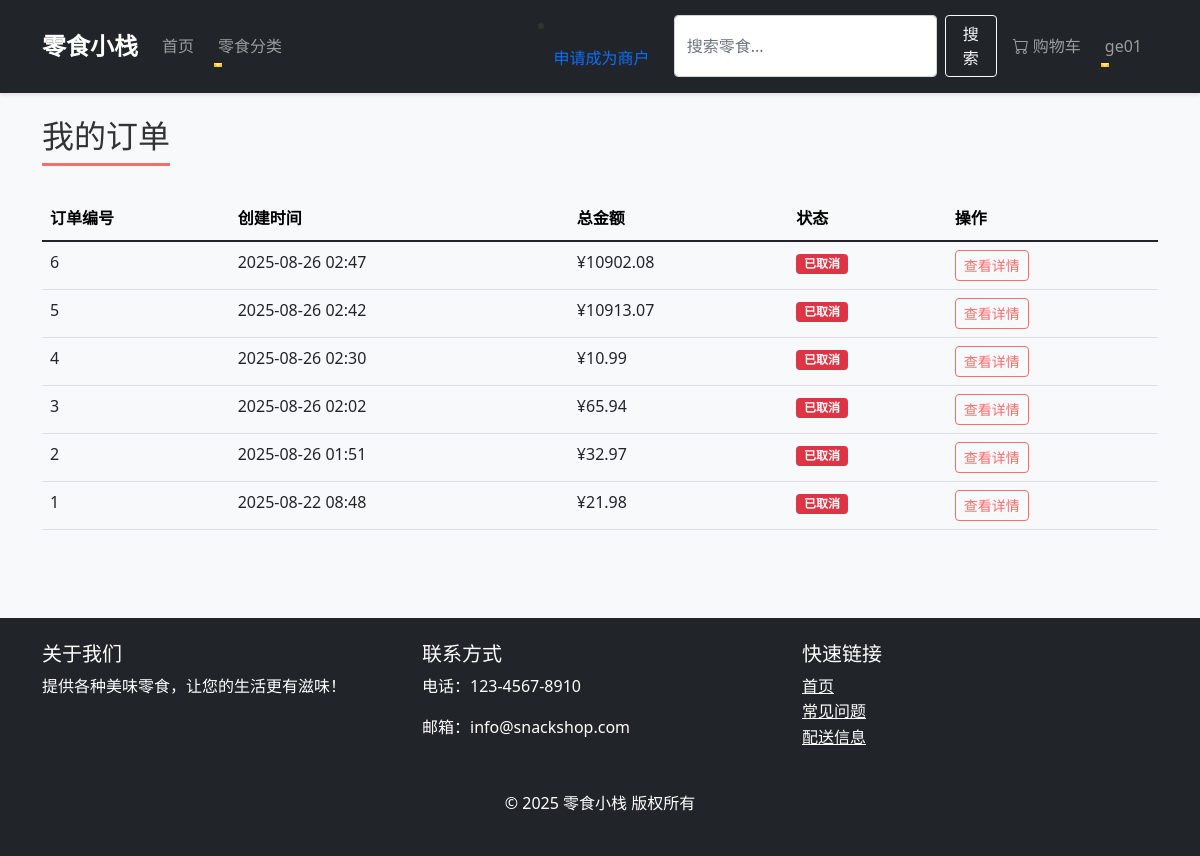
The page /orders/ (signed in) on the database as committed earlier.
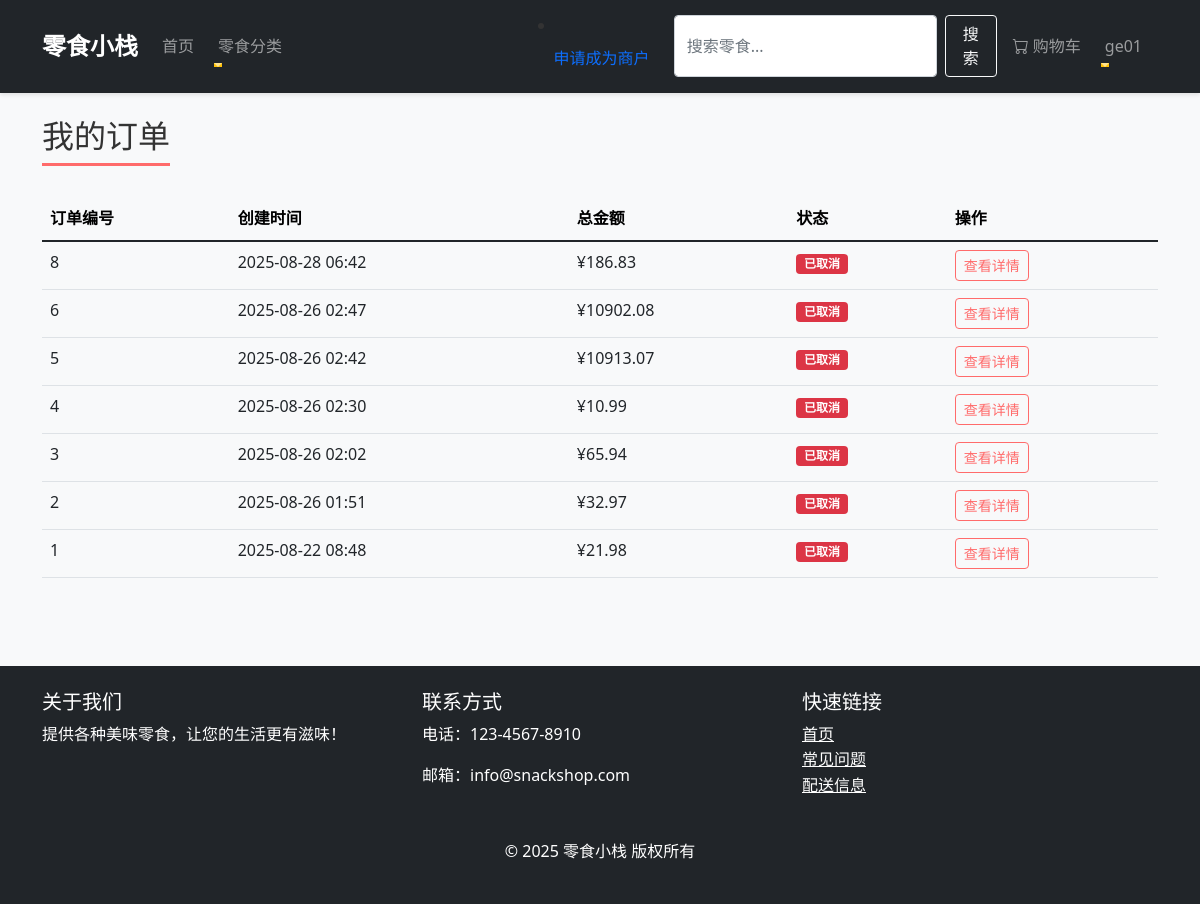
The same page on the database as committed later.
### orders/models.py (models this page shows, shortened)
class Order(models.Model):
    STATUS_CHOICES = (
        ('pending', '待处理'),
        ('paid', '已支付'),
        ('shipped', '已发货'),
        ('delivered', '已送达'),
        ('cancelled', '已取消'),
    )
    user = models.ForeignKey(settings.AUTH_USER_MODEL, on_delete=models.CASCADE, related_name='orders',
                             verbose_name="用户")
    first_name = models.CharField(max_length=100, verbose_name="名")
    last_name = models.CharField(max_length=100, verbose_name="姓")
    email = models.EmailField(verbose_name="邮箱")
    address = models.CharField(max_length=250, verbose_name="地址")
    postal_code = models.CharField(max_length=20, verbose_name="邮政编码")
    city = models.CharField(max_length=100, verbose_name="城市")
    phone = models.CharField(max_length=20, verbose_name="电话")
    status = models.CharField(max_length=20, choices=STATUS_CHOICES, default='pending', verbose_name="订单状态")
    created_at = models.DateTimeField(auto_now_add=True, verbose_name="创建时间")
    updated_at = models.DateTimeField(auto_now=True, verbose_name="更新时间")
    total_price = models.DecimalField(max_digits=10, decimal_places=2, verbose_name="订单总价")
    class Meta:
        ordering = ['-created_at']
        verbose_name = '订单'
        verbose_name_plural = '订单'

### orders/views.py (the view)
# urls.py: path('', views.order_list, name='order_list'),  # 订单列表
@login_required
def order_list(request):
    orders = Order.objects.filter(user=request.user).order_by('-created_at')
    return render(request, 'orders/order_list.html', {
        'orders': orders
    })

### cart/context_processors.py (called while the page is built, shortened)
def cart(request):
    cart_obj = None
    try:
        if request.user.is_authenticated:
            carts = Cart.objects.filter(user=request.user).order_by('-updated_at')
            if len(carts) > 1:
                for cart in carts[1:]:
                    cart.delete()
                cart_obj = carts[0]
            else:
                cart_obj, created = Cart.objects.get_or_create(user=request.user)
    except MultipleObjectsReturned:
        if request.user.is_authenticated:
            Cart.objects.filter(user=request.user).exclude(id=carts.first().id).delete()
            cart_obj = carts.first()
        else:
            Cart.objects.filter(session_id=session_id).exclude(id=carts.first().id).delete()
            cart_obj = carts.first()
    return {'cart': cart_obj}

### templates/orders/order_list.html (shortened to what this page needs)
{% extends "base.html" %}
{% block content %}
    <h2 class="page-title">我的订单</h2>
    {% if orders %}
        <div class="table-responsive">
            <table class="table table-hover">
                <thead class="table-light">
                    <tr>
                        <th>订单编号</th>
                        <th>创建时间</th>
                        <th>总金额</th>
                        <th>状态</th>
                        <th>操作</th>
                    </tr>
                </thead>
                <tbody>
                    {% for order in orders %}
                        <tr>
                            <td>{{ order.id }}</td>
                            <td>{{ order.created_at|date:"Y-m-d H:i" }}</td>
                            <td>¥{{ order.total_price }}</td>
                            <td>
                                {% if order.status == 'pending' %}
                                    <span class="badge bg-warning">待处理</span>
                                {% elif order.status == 'paid' %}
                                    <span class="badge bg-info">已支付</span>
                                {% elif order.status == 'shipped' %}
                                    <span class="badge bg-primary">已发货</span>
                                {% elif order.status == 'delivered' %}
                                    <span class="badge bg-success">已送达</span>
                                {% else %}
                                    <span class="badge bg-danger">已取消</span>
                                {% endif %}
                            </td>
                            <td>
                                <a href="{% url 'orders:order_detail' order.id %}" class="btn btn-sm btn-outline-primary">
                                    查看详情
                                </a>
                            </td>
                        </tr>
                    {% endfor %}
                </tbody>
            </table>
        </div>
    {% else %}
        <div class="alert alert-info">
            <h4>您还没有任何订单</h4>
            <p>快去选购喜欢的零食吧！</p>
            <a href="{% url 'home' %}" class="btn btn-primary mt-2">浏览零食</a>
        </div>
    {% endif %}
{% endblock %}

Rows that differ between the two databases and show on the page:
added Order: id "8", created_at "2025-08-28 06:42", total_price "186.83", status "已取消"
